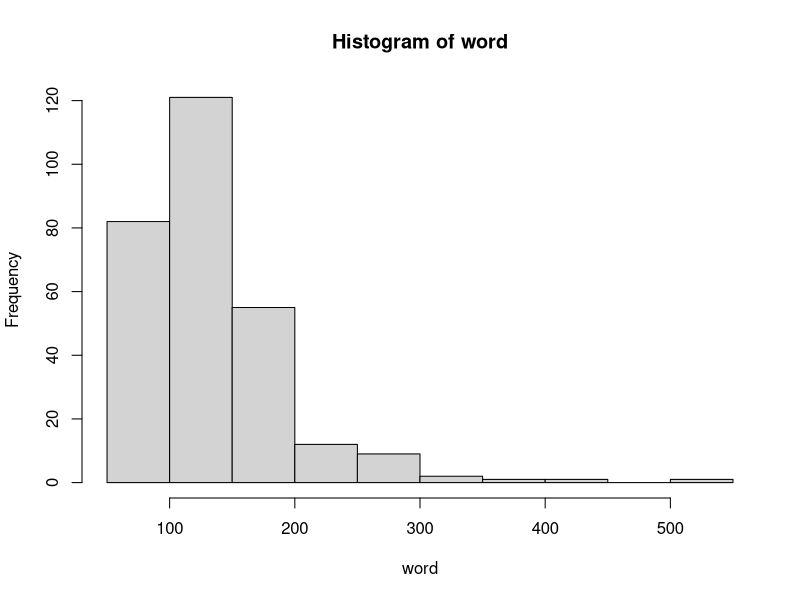
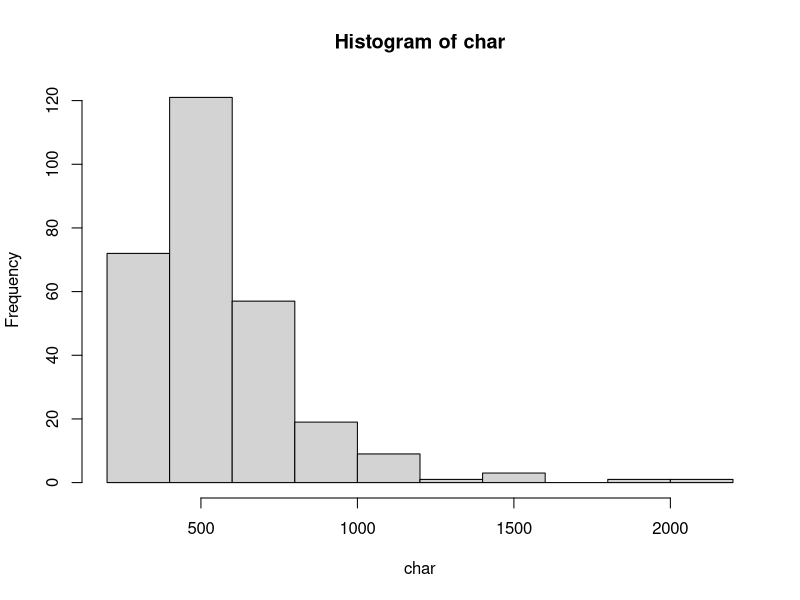
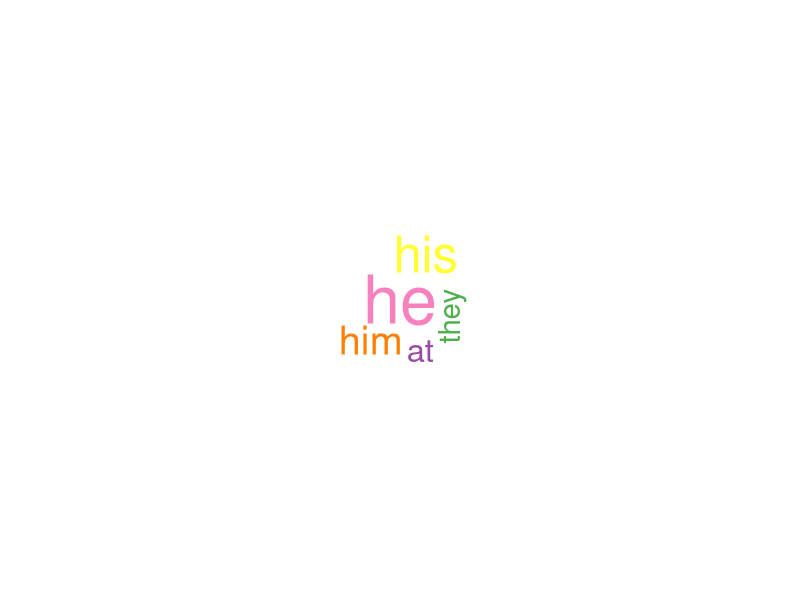

R code for these plots, in order:
# Do not remove any of the comments. These are marked by #

# HW 7 - Due Monday Nov 5, 2018 in moodle and hardcopy in class. 

# (1) Upload R file to Moodle with filename: HW7_IS457_YOURCLASSID.R
# (2) Do not remove any of the comments. These are marked by #

## For this assignment we will work with regular expressions. 
## First, we will have some warmup questions, then proceed
## to learn some interesting things about Aesop's fables.

# Part 1.  Regular Expressions Warmup (12 pt)

## Basic Regex

## Q1. Find words in test vector test_1 which start with lowercase 'e' using grep. What does grep return? (2 pt)

test_1 = c("wireless", "car", "energy", "2020", "elation", "alabaster", "Endoscope")

## Your code here

grep("^e",test_1, value = TRUE)

grep("^e",test_1)

## Your explanation here

## If the value attribute is set to TRUE grep() function returns the elements matched by 
## the pattern else it returns the location of those elements.

## Q2. Find characters which can be a password with ONLY letters and numbers. (1 pt)

test_2 = c("bb1l9093jak", "jackBlack3", "the password", "!h8p4$$w0rds", "wiblewoble", "ASimpleP4ss", "d0nt_use_this")

## Your code here

grep("^[A-zA-Z]+[0-9]",test_2,value = TRUE)

grep("^[A-zA-Z]+[0-9]", test_2)

## Q3. Find Email addresses of the form letters@letters.xxx (1 pt)
## Here "xxx" means any alpha numeric characters with length of 3.
## Letters can be any alpha numeric characters of any length. Letters before "@" can also be along with the underscore.

test_3 = c("wolf@gmail.com", "little_red_riding_hood@comcast.net", "spooky woods5@swamp.us", "grandma@is.eaten", "the_ax@sbcglobal.net")

## Your code here

grep("^[a-zA-Z0-9+_]+@[a-zA-Z0-9]+\\.[a-zA-Z0-9]{3}$",test_3,value = TRUE)

grep("^[a-zA-Z0-9+_]+@[a-zA-Z0-9]+\\.[a-zA-Z0-9]{3}$",test_3)

## Capture Groups
## This is a method to grab specific text within a given match.
## This is a very useful technique to get specific bits of text quickly.
## We will use a series of steps to extract the domain names from properly formatted email addresses.

## Q4. Use regexec() to execute a regular expression to find properly formatted email addresses in test_3. Save it as test_3_reg_exec. 
## This time, we will allow domain names of the form letters.letters. i.e. addresses like 'test.us' are now allowed.(1 pt)

## Your code here

test_3_reg_exec = regexec("^[a-zA-Z0-9+_]+@[a-zA-Z0-9]+\\.[a-zA-Z0-9]{3}$",test_3)
test_3_reg_exec

## Q5. What type of object is test_3_reg_exec? What type of information does it contain? (2 pt)

## Your code here

typeof(test_3_reg_exec)

## Your explanation here

## test_3_re_exec is of type list. It contains information for the match pattern for every
## element in the test_3 vector. Its length is equal to the length of test_3. It contains
## information such as whether the current element is matched by the pattern. If it is matched
## 1 is stored else -1. The information regarding the length of the match is also stored in
## match.length and also the type of the matched element.

## Q6. Use regmatches() to get a list of the text matches from test_3_reg_exec. Call this 'reg_match_list'.
## What is the class of reg_match_list? and what is the format? (4 pt)

## Your code here

reg_match_list = regmatches(test_3, test_3_reg_exec)
reg_match_list
class(reg_match_list)

## Your explanation here

## For each element in the test vector it stores the element in its list if it matches the 
## pattern else it stores the element of size 0.

## Q7. Use reg_match_list() to get a vector of matched domain names in Q6. Name this vector 'domain names'. (3 pt)

## Your code here

domain_names = character()

for (i in 1:length(reg_match_list)) {
  domain_names = c(domain_names, reg_match_list[[i]])
}
domain_names

# Part 2.  Aesop's Fables 

## We will now look at a text file of aesop's fables. We will first need to process the data to get it into a form we can use.
## We can then look at interesting properties like the number of words in each fable.

## Q8. Use readLines() to load the aesop fable data from the aesop-fables.txt file you can find in moodle. 
## Name it aesop_data. MAKE SURE to use the encoding 'UTF-8'. (1 pt)

## Your code here

aesop_data = readLines("aesop-fables.txt")
head(aesop_data)

## Q9. What is the format of aesop_data? How is the book formatted? How might we use this formatting to our advantage? (3 pt)

## Your explanation here

## The book starts with the introduction of the books, followed by the contents in the book,
## the actual fables along with lessons and lastly the license for the text. The books 
## follows a consistent structure of whitespaces between the different contents, specially 
## between different fables. This might help us in finding the location for the start of 
## each fables.


## Q10. Let's take a look of fables using the table of contents.
## First, find the start point and end point of the table of content using grep() and specific header names in the file.
## Then subset only those lines which are from the table of contents.
## Save the fable titles in a character vector.
## Finally, count the number of non-empty lines in your subset. Print out the number.(5 pt)

## Your code here

lines = grep("CONTENTS|LIST OF ILLUSTRATIONS", aesop_data)
f = lines[1]+1
l = lines[2]-1
fable_titles = aesop_data[f:l]
fable_titles = fable_titles[fable_titles!=""]
number = length(fable_titles)
number

## Q11. Separate out all the fables in the file.
## The process is similar to Q10, find the start point and end point. (3 pt)
## Call this fable_data. Here do not remove the titles or empty lines.

## NOTE: Notice that, in this text file, "AESOP'S FABLES" is sometimes shown as "ÆSOP'S FABLES", after you find the lines
## you want to extract information from, make sure you read the text carefully. 
## (if you need to use it, just a simple copy or paste will work).

## Your code here

start = grep("THE FOX AND THE GRAPES", aesop_data)
start = start[length(start)]
end =  grep("ILLUSTRATIONS", aesop_data)
end = end[length(end)]
fable_data = aesop_data[start:(end-1)]
length(fable_data)

## Q12. How do you know when a new fable is starting? (1 pt)

## Your explanation here

## Each new fable starts with all capital letters title and two blank lines followed by fable
## text

## Q13.
## We will now transform this data to be a bit easier to work with.
## Fables always consist of a body which contains consequtive non-empty lines which are the text of the fable.
## This is sometimes followed by a 'lesson' (summary) statement whose lines are consecutive but indented by four spaces.
## We will create a list object which contains information about each fable.

## Get the start positions of each fable in fable_data (how you answer Q12?). (3 pt) 
## Hint: Look at the title vector you created in Q10, what does it include (other than letters?)

## Your code here

pos = NULL
lpos = NULL
for (i in 1:number) {
  str = paste("^",fable_titles[i],"$", sep = "")
  pos = c(pos,grep(str,fable_data))
}
lpos = grep("^ {3}", fable_data)
lpos

## Q14. Transform the fables into an easy-to-reference format (data structure).
## First create a new list object named 'fables'. 
## Each element of the list is a sublist that contains two elements ('text' and 'lesson').

## For each fable, merge together the separate lines of text into a single character element.
## That is, one charactor vector (contains all sentences) for that fable.
## This will be the 'text' element in the sublist for that fable.

## If the fable has a lesson, extract the statement into a character vector (also remove indentation).
## This will be the 'lesson' element in the sublist for that fable. (10 pt)

## Your code here

fables = list()

for (i in 1:length(pos)) {
  if(i!=length(pos)) {
    if(lpos[1]>pos[i+1]) {
      text = paste(fable_data[(pos[i]+1):(pos[i+1]-1)], collapse = " ")
      lesson = NULL
      fables[[i]] = list("text"=text,"lesson" = lesson)
    }
    else {
      text = paste(fable_data[(pos[i]+1):(lpos[1]-1)], collapse = " ") 
      lesson = paste(fable_data[(lpos[1]):(pos[i+1]-1)], collapse = " ")
      fables[[i]] = list("text"=text,"lesson" = lesson)
      while(TRUE&&length(lpos)!=0)
      {
        if(lpos[1]<pos[i+1]) {
          lpos = lpos[-1]
        }
        else {
          break
        }
      }
    }
  }
  else {
    if (length(lpos)!=0) {
      text = paste(fable_data[(pos[i]+1):(lpos[1]-1)], collapse = " ")
      lesson = paste(fable_data[(lpos[1]):length(fable_data)], collapse = " ")
      fables[[i]] = list("text"=text,"lesson" = lesson)
    }
    else {
      text = paste(fable_data[(pos[i]+1):length(fable_data)], collapse = " ")
      lesson = NULL
      fables[[i]] = list("text"=text,"lesson" = lesson)
    }
  }
}

## Q15. How many fables have lessons? (2 pt)

## Your code here

n = NULL

for (i in 1:(length(fables)-1)) {
  n = c(n, !is.null(fables[[i]]$lesson))
}
sum(n)

## Based on the above output 89 fables have lessons

## Q16. Add a character count element named 'chars' and a word count element named 'words' to each fable's list. (3 pt)
## Use the following function to count words:

word_count = function(x) {
  return(lengths(gregexpr("\\W+", x)) + 1)  # words separated by space(s)
}

## Your code here

char_count = function(x) {
  return(lengths(gregexpr("\\S", x)) + 1)  # words separated by space(s)
}

word = integer()
char = integer()

for (i in 1:length(fables)) {
  word = c(word, word_count(fables[i]))
  char = c(char, char_count(fables[i]))
}
sum(char)
sum(word)

## Q17. Create separate histograms of the number of characters and words in the fables. (10 pt)
## Recall the graphics techniques you learned before.
## Your code here

hist(word)
hist(char)

## Q18. Lets compare the fables with lessons to those without.
## Extract the text of the fables (from your fables list) into two vectors. One for fables with lessons and one for those without. (4 pt)

## Your code here

fable_with = vector()
fable_without = vector()
  
for(i in 1:(length(fables)-1)) {
  if(length(fables[[i]]$lesson)==0){
    fable_without = c(fable_without,fables[[i]]$text)
  }
  else {
    fable_with = c(fable_with,fables[[i]]$text)
  }
}
head(fable_with, 1)
head(fable_without, 1)

## Q19. Remove all non alphabetic characters (except spaces) and change all characters to lowercase. (3 pt)

## Your code here

fable_with = tolower(as.character(fable_with))
fable_without = tolower(as.character(fable_without))
fable_with = gsub("[^a-z ]","", fable_with)
fable_without = gsub("[^a-z ]","", fable_without)
head(fable_with, 1)
head(fable_without, 1)

## Q20. Split the fables from Q19 by blanks and drop empty words. Save all the split words into a single list for each type of fable.
## Name them token_with_lessons and token_without_lessons. Print out their lengths. (5 pt)

## Your code here:

token_with_lessons = list()
token_without_lessons = list()

tokens = character()

for(i in 1:length(fable_with)) {
  tokens = c(tokens, unlist(strsplit(fable_with[i], " ")))
}
tokens = tokens[tokens!=""]
token_with_lessons = list("tokens" = tokens)

tokens = character()

for(i in 1:length(fable_without)) {
  tokens = c(tokens, unlist(strsplit(fable_without[i], " ")))
}
tokens = tokens[tokens!=""]
token_without_lessons = list("tokens" = tokens)

length(token_with_lessons)
length(token_with_lessons[[1]])
length(token_without_lessons)
length(token_without_lessons[[1]])

## Q21. Calculate the token frequency for each type of fable. (2 pt)

## Your code here:

freq_with = table(token_with_lessons)

head(freq_with, 10)

freq_without = table(token_without_lessons)

head(freq_without, 10)

## Q22. Carry out some exploratory analysis of the data and token frequencies.
## For example, find the words associated fables with lessons. What are distribution patterns for term frequencies?

## Use wordcloud function in wordcloud package to plot your result. What are your observations? (10 pt)

## Hint: you'll want to include important words but not stopwords (we provided a list below) into your plot.
## What are important words? we have token_with(out)_lessons from Q20, think relative high frequency (use quantile() to help you decide).
## so, start by creating a table of token frequency; filter out low frequency words and stopwords.

mask_word = c("by", "as", "a","their", "which", "have", "with", "are", "been", "will", "we", "not",
                "has", "this", "or", "from", "on", "i", "the","is","it","in","my","of","to",
                "and","be","that","for","you","but","its","was")
#install.packages("wordcloud")
library(wordcloud)

## Your code here:

library(RColorBrewer)

plot_word_cloud = function(tokens) {
  
  tokens_frequency = table(tokens)
  tokens_90 = tokens_frequency[tokens_frequency > quantile(tokens_frequency, 0.19)]
  word_cloud = data.frame( freq = as.numeric(tokens_90), words = names(tokens_90))
  word_cloud = word_cloud[!word_cloud$words %in% mask_word,]
  
  wordcloud(words = word_cloud$words, freq = word_cloud$freq, max.words = 100, min.freq = 80,
            rot.per = 0.3, random.order = F,colors = brewer.pal(8, "Set1"))
}

plot_word_cloud(token_with_lessons)

## Your explanation here:

## From the output we can observe that the major words used are the masculine pronouns 
## and also prepositions.
